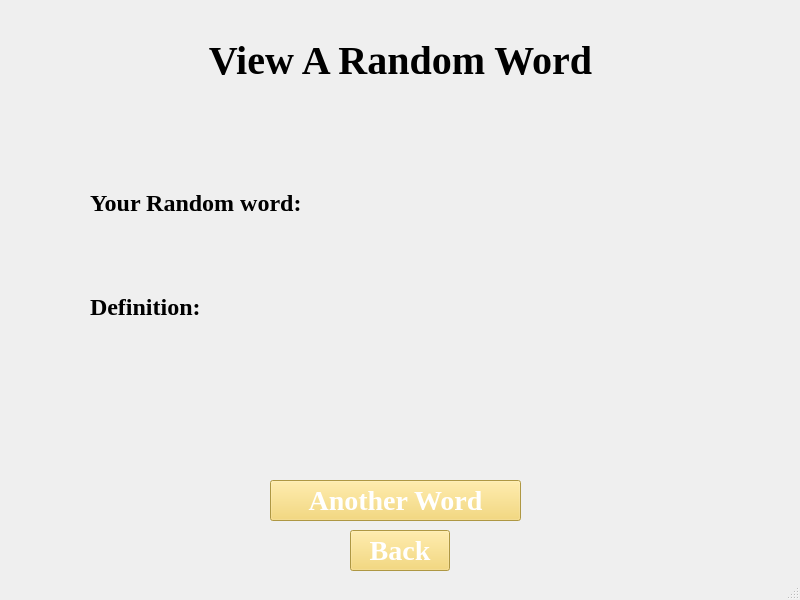
<?xml version="1.0" encoding="UTF-8"?>
<ui version="4.0">
 <class>randomWord</class>
 <widget class="QMainWindow" name="randomWord">
  <property name="geometry">
   <rect>
    <x>0</x>
    <y>0</y>
    <width>800</width>
    <height>600</height>
   </rect>
  </property>
  <property name="acceptDrops">
   <bool>true</bool>
  </property>
  <property name="windowTitle">
   <string>View Random Words</string>
  </property>
  <widget class="QWidget" name="centralwidget">
   <widget class="QLabel" name="label">
    <property name="geometry">
     <rect>
      <x>0</x>
      <y>40</y>
      <width>801</width>
      <height>41</height>
     </rect>
    </property>
    <property name="font">
     <font>
      <family>Times New Roman</family>
      <pointsize>30</pointsize>
      <bold>true</bold>
     </font>
    </property>
    <property name="text">
     <string>View A Random Word</string>
    </property>
    <property name="alignment">
     <set>Qt::AlignCenter</set>
    </property>
    <property name="wordWrap">
     <bool>false</bool>
    </property>
   </widget>
   <widget class="QPushButton" name="backButton">
    <property name="geometry">
     <rect>
      <x>350</x>
      <y>530</y>
      <width>100</width>
      <height>41</height>
     </rect>
    </property>
    <property name="font">
     <font>
      <family>Times New Roman</family>
      <pointsize>21</pointsize>
      <bold>true</bold>
     </font>
    </property>
    <property name="styleSheet">
     <string notr="true">background-color: #f4d35e; color: white;</string>
    </property>
    <property name="text">
     <string>Back</string>
    </property>
   </widget>
   <widget class="QLabel" name="label_3">
    <property name="geometry">
     <rect>
      <x>400</x>
      <y>130</y>
      <width>311</width>
      <height>341</height>
     </rect>
    </property>
    <property name="font">
     <font>
      <family>Times New Roman</family>
     </font>
    </property>
    <property name="text">
     <string/>
    </property>
    <property name="pixmap">
     <pixmap resource="resources.qrc">:/resources/dictionary-removebg-preview.png</pixmap>
    </property>
   </widget>
   <widget class="QWidget" name="layoutWidget">
    <property name="geometry">
     <rect>
      <x>90</x>
      <y>180</y>
      <width>331</width>
      <height>201</height>
     </rect>
    </property>
    <property name="font">
     <font>
      <family>Times New Roman</family>
     </font>
    </property>
    <layout class="QVBoxLayout" name="verticalLayout">
     <item>
      <widget class="QLabel" name="label_2">
       <property name="font">
        <font>
         <family>Times New Roman</family>
         <pointsize>18</pointsize>
         <bold>true</bold>
        </font>
       </property>
       <property name="text">
        <string>Your Random word:</string>
       </property>
       <property name="alignment">
        <set>Qt::AlignLeading|Qt::AlignLeft|Qt::AlignVCenter</set>
       </property>
       <property name="wordWrap">
        <bool>false</bool>
       </property>
      </widget>
     </item>
     <item>
      <widget class="QLabel" name="wordLabel">
       <property name="font">
        <font>
         <family>Times New Roman</family>
         <pointsize>18</pointsize>
         <bold>false</bold>
        </font>
       </property>
       <property name="text">
        <string/>
       </property>
       <property name="alignment">
        <set>Qt::AlignLeading|Qt::AlignLeft|Qt::AlignVCenter</set>
       </property>
       <property name="wordWrap">
        <bool>false</bool>
       </property>
      </widget>
     </item>
     <item>
      <widget class="QLabel" name="label_5">
       <property name="font">
        <font>
         <family>Times New Roman</family>
         <pointsize>18</pointsize>
         <bold>true</bold>
        </font>
       </property>
       <property name="text">
        <string>Definition:</string>
       </property>
       <property name="alignment">
        <set>Qt::AlignLeading|Qt::AlignLeft|Qt::AlignVCenter</set>
       </property>
       <property name="wordWrap">
        <bool>false</bool>
       </property>
      </widget>
     </item>
     <item>
      <widget class="QLabel" name="definitionLabel">
       <property name="font">
        <font>
         <family>Times New Roman</family>
         <pointsize>18</pointsize>
         <bold>false</bold>
        </font>
       </property>
       <property name="text">
        <string/>
       </property>
       <property name="alignment">
        <set>Qt::AlignLeading|Qt::AlignLeft|Qt::AlignVCenter</set>
       </property>
       <property name="wordWrap">
        <bool>true</bool>
       </property>
      </widget>
     </item>
    </layout>
   </widget>
   <widget class="QPushButton" name="anotherWordButton">
    <property name="geometry">
     <rect>
      <x>270</x>
      <y>480</y>
      <width>251</width>
      <height>41</height>
     </rect>
    </property>
    <property name="font">
     <font>
      <family>Times New Roman</family>
      <pointsize>21</pointsize>
      <bold>true</bold>
     </font>
    </property>
    <property name="styleSheet">
     <string notr="true">background-color: #f4d35e; color: white;</string>
    </property>
    <property name="text">
     <string>Another Word</string>
    </property>
   </widget>
  </widget>
  <widget class="QMenuBar" name="menubar">
   <property name="geometry">
    <rect>
     <x>0</x>
     <y>0</y>
     <width>800</width>
     <height>22</height>
    </rect>
   </property>
  </widget>
  <widget class="QStatusBar" name="statusbar"/>
 </widget>
 <resources>
  <include location="resources.qrc"/>
 </resources>
 <connections/>
</ui>
